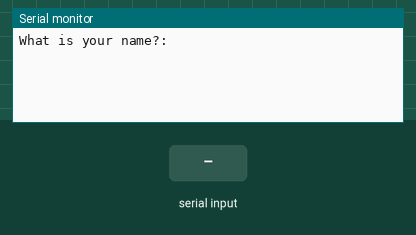
Simulated run of this sketch. Board: Arduino Uno, built with avr-gcc and run on an emulated ATmega328P. Shown: the last lines printed to the serial monitor. Inputs (shaded band) come from the test bench.

Above: at 1.2 s.
1.3 s: "1" received over Serial
At 3.1 s:
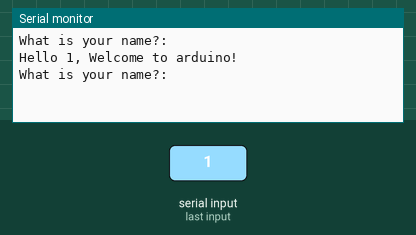
3.8 s: "0" received over Serial
At 5.2 s:
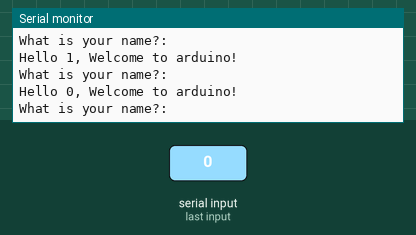
5.3 s: "2" received over Serial
At 7.3 s:
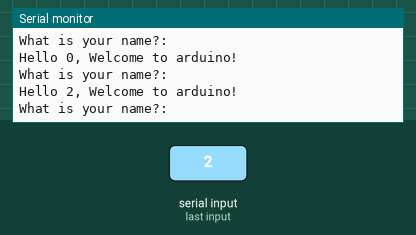

Measured:
- after the input at 1.3 s, the serial monitor: prints a new line after 1.0 s (image 1)
- after the input at 3.8 s, the serial monitor: prints a new line after 1.0 s (image 2)
- after the input at 5.3 s, the serial monitor: prints a new line after 1.0 s (image 3)

The sketch:

19-reading_strings_from_serial_monitor.ino
```cpp
String name;
String message = "What is your name?: ";
String message2 = "Hello %s, Welcome to arduino!";

void setup() {
  // put your setup code here, to run once:
  Serial.begin(9600);
}

void loop() {
  // put your main code here, to run repeatedly:
  Serial.println(message);

  while(Serial.available() == 0) { }

  name = Serial.readString();
  char buffer[50];
  sprintf(buffer, message2.c_str(), name.c_str());
  Serial.println(buffer);
}
```
